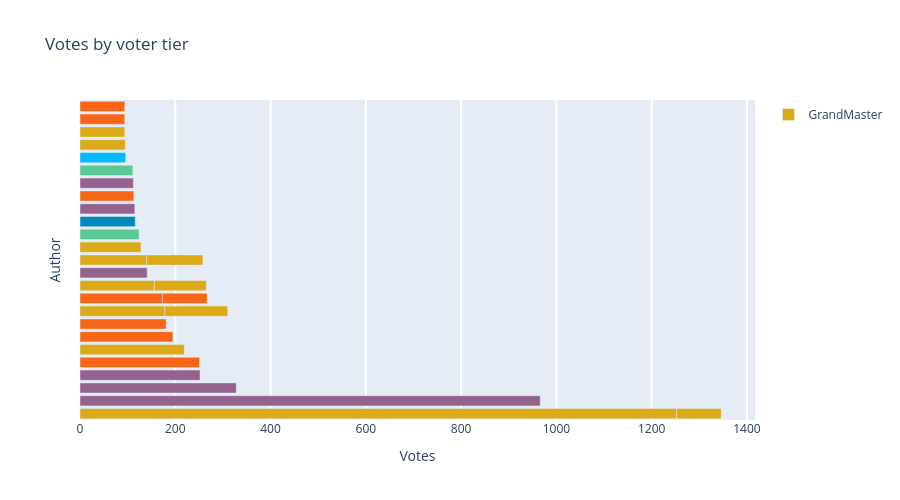

Notebook cell for this chart:
### Markdown cell above
# <center><h4 style = "font-size: 40px; color:#3F37C9;">Top 30 Voted Authors + Performance Tiers</h4></center> 
<a id="6"></a>
### <center><font color='#5ac995'>Novice, <font color='#00BBFF'>Contributor, <font color='#95628f'>Expert, <font color='#f96517'>Master, <font color='#dca917'>Grandmaster</font></center> 

#### Performance Tiers
Within each category of expertise, there are five performance tiers that can be achieved in accordance with the quality and quantity of work you produce. The colour of the band repesents the tier of the kaggler

### Code cell
top_k_kernels = votes_top_kernels[:30]

run = wandb.init(project='Hidden Gems', job_type='image-visualization',name='Top 30')

fig = plt.gcf()
fig.set_size_inches(16, 8)
data = [
    go.Bar(x=top_k_kernels['TotalVotes'].values,
           y=top_k_kernels['author_name'].values,
           marker=dict(color=top_k_kernels['PerformanceTierColor']),
           name= 'GrandMaster',
           orientation='h'
           )
    
]
layout = go.Layout(
    barmode='stack',
    height=500,
    title='Votes by voter tier',
    xaxis=dict(title='Votes', ticklen=5, zeroline=False, gridwidth=2),
    yaxis=dict(title='Author',showgrid=False, zeroline=False, showline=False, showticklabels=False),
    showlegend=True
)
fig = go.Figure(data=data, layout=layout)
py.iplot(fig, filename='VoterTierVotes')

#fig = plt.imshow(fig)
fig = plt.axis('off')
wc_name =  "Top 30 Voted Authors & Performance Tiers"
wandb.log({wc_name: [wandb.Image(plt, caption="Top 30")]})
run.finish()

### Figure 1 — Plotly figure (JSON) as saved in the notebook; plotly's stock layout.template omitted (floating-point values rounded to 4 significant figures)
{"data": [{"marker": {"color": ["#dca917", "#95628f", "#95628f", "#95628f", "#f96517", "#dca917", "#f96517", "#f96517", "#dca917", "#f96517", "#dca917", "#95628f", "#dca917", "#dca917", "#dca917", "#5ac995", "#dca917", "#008abb", "#95628f", "#f96517", "#95628f", "#5ac995", "#dca917", "#00BBFF", "#dca917", "#dca917", "#f96517", "#dca917", "#f96517", "#f96517"]}, "name": "GrandMaster", "orientation": "h", "type": "bar", "x": [1252.0, 966.0, 328.0, 252.0, 251.0, 219.0, 195.0, 181.0, 178.0, 173.0, 156.0, 141.0, 140.0, 132.0, 128.0, 124.0, 118.0, 116.0, 115.0, 113.0, 112.0, 111.0, 109.0, 96.0, 95.0, 94.0, 94.0, 94.0, 94.0, 94.0], "y": ["Vopani", "Jesse Mostipak", "Ana Sofia Uzsoy", "Yann Claudel", "ilovescience", "Parul Pandey", "nilim", "Michal Bogacz", "Andrada Olteanu", "Jonathan Bouchet", "Karnika Kapoor", "Jesper Sören Dramsch", "Janio Martinez Bachmann", "Andrada Olteanu", "Ertuğrul Demir", "Macarena Lacasa", "Janio Martinez Bachmann", "Ryan Holbrook", "Cam Nugent", "François Chollet", "Andre Sionek", "Suong Fiori", "Karnika Kapoor", "Katie", "Rachael Tatman", "Yaroslav Isaienkov", "Tanishq Gautam", "Vopani", "Madhan Chandrasekharan", "Jonathan Bouchet"]}], "layout": {"barmode": "stack", "height": 500, "showlegend": true, "title": {"text": "Votes by voter tier"}, "xaxis": {"gridwidth": 2, "ticklen": 5, "title": {"text": "Votes"}, "zeroline": false}, "yaxis": {"showgrid": false, "showline": false, "showticklabels": false, "title": {"text": "Author"}, "zeroline": false}}}
